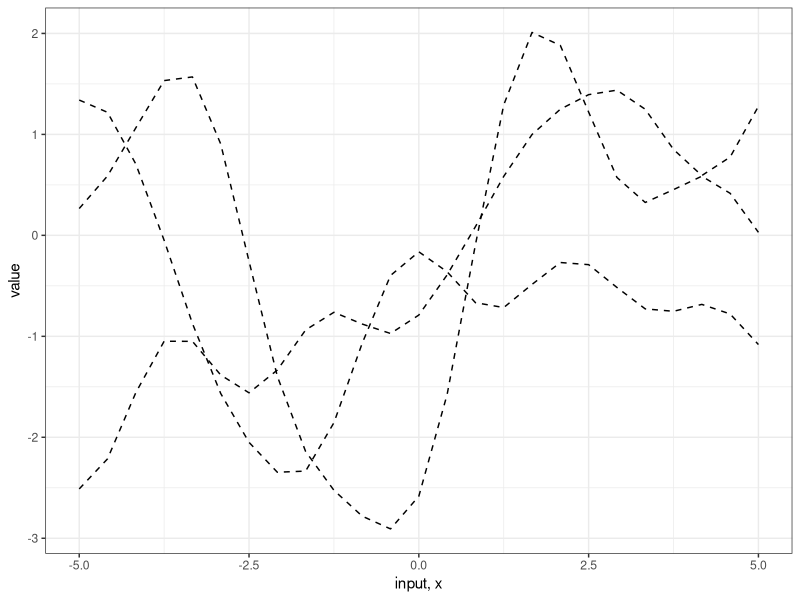
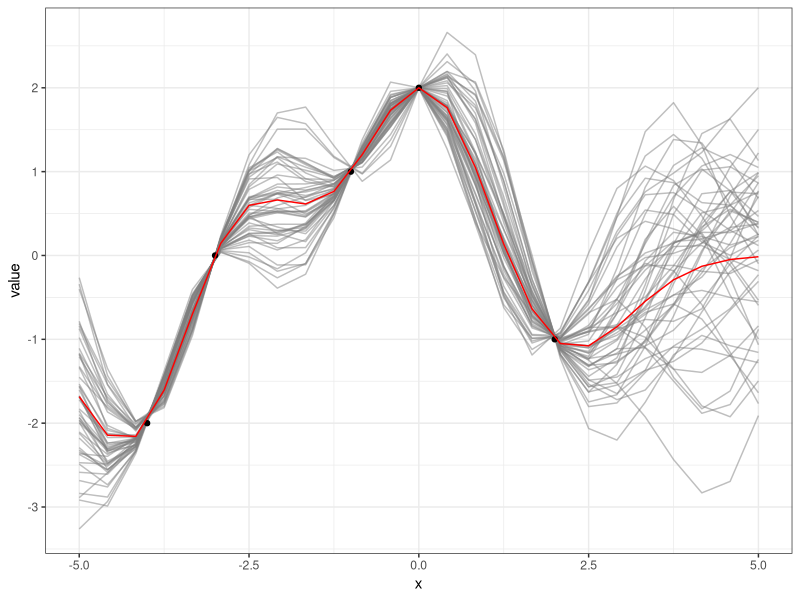
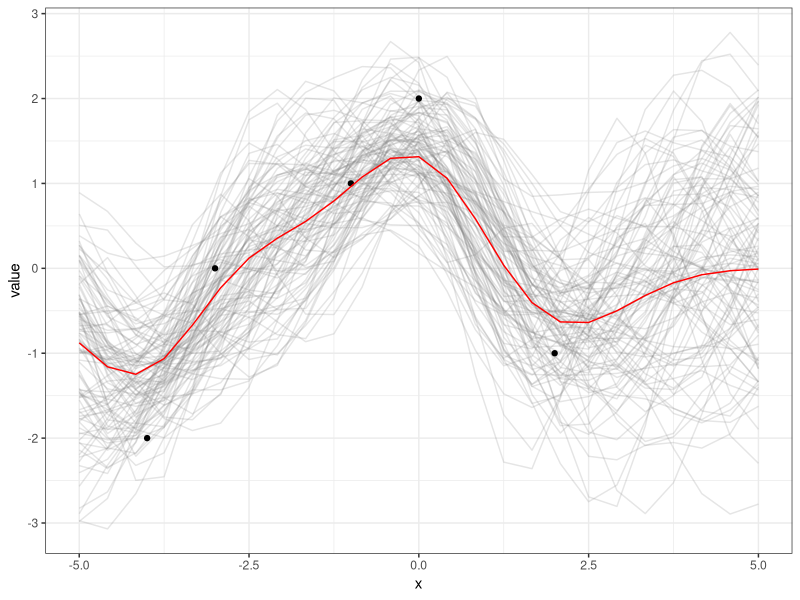
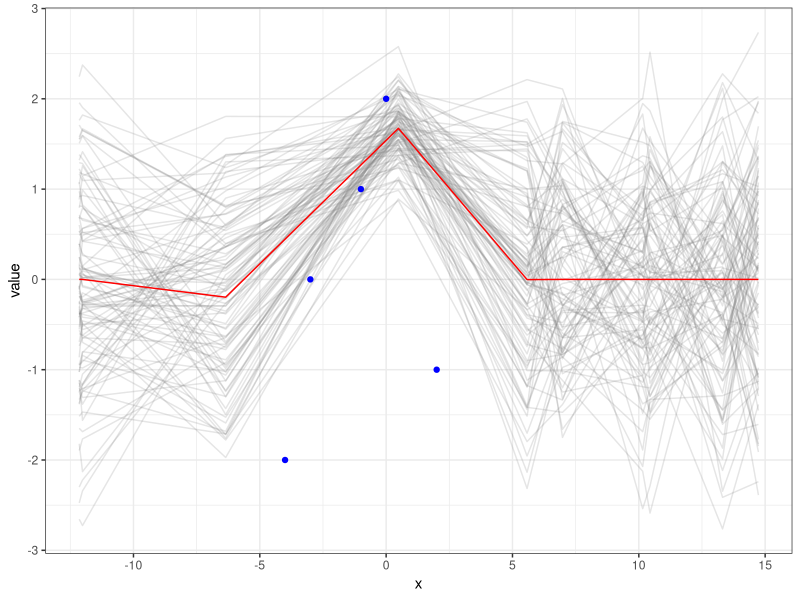
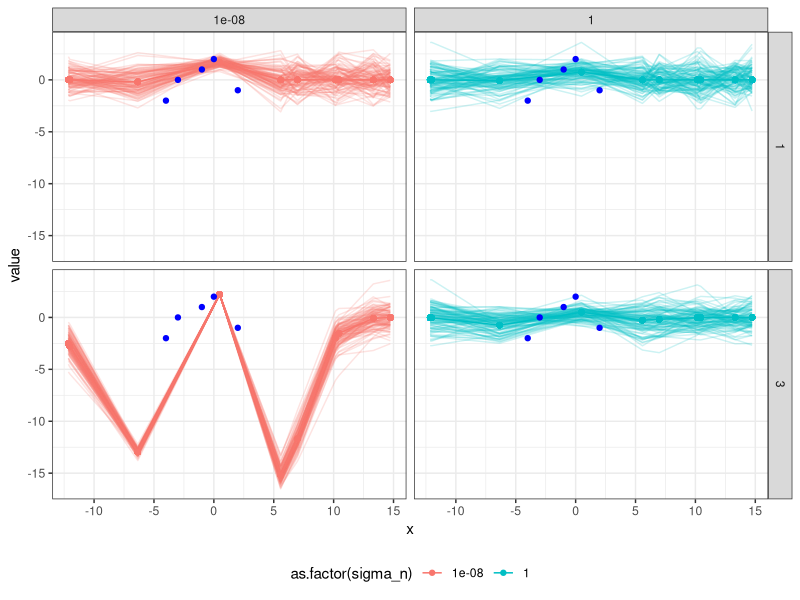

These figures' R source, in order:
## gaussian processes from scratch
## 
## combining some code from
## https://nbviewer.jupyter.org/github/krasserm/bayesian-machine-learning/blob/master/gaussian_processes.ipynb
## and equations from Rasmussen & Williams as reference (see www.GaussianProcess.org/gpml)
## see https://github.com/krasserm/bayesian-machine-learning for repo

rm(list = ls())
library(data.table)
library(magrittr)
library(ggplot2)
theme_set(theme_bw())

###### GP ML -------------------------------------------------------------------
## using Rasmussen & Williams as reference (see www.GaussianProcess.org/gpml)
## also some code from https://gist.github.com/jkeirstead/2312411
## covariance function --> squared exponential (eq. 2.16)
## but here we also add the two hyperparameters, l and sigma_f (length and height)
#' @param X1 matrix (m,d) where d is the number of covariates
#' @param X2 matrix (n,d) 
#' @param l  characteristic length. default = 1
#' @param sigma_f noise var default = 1
#' @description squared exp kernel given by k(x_p, x_q) = sigma_f^2*exp(-1/(2l^2))
calcSigmaMat <- function(X1, X2, l=1, sigma_f = 1){
  Sigma <- matrix(0, nrow = nrow(X1), ncol = nrow(X2))
  for (iR in 1:nrow(X1)){
    for (iC in 1:nrow(X2)){
      sqDist <- X1[iR,] - X2[iC, ]
      sqDist1 <- t(sqDist) %*% sqDist
      Sigma[iR, iC] <- sigma_f^2*exp(-sqDist1/(2*l^2))
    }
  }
  return(Sigma)
}


## generate multinorm samples
sample_mvnorm <- function(n_samples, mu, sigma, x){
  library(data.table)
  library(magrittr)
  
  samples <- MASS::mvrnorm(n_samples, mu, sigma)
  
  ## return as data table
  output <- as.data.table(t(samples)) %>% 
    .[, x := x] %>% 
    .[, mu := mu] %>% 
    melt.data.table(., id.vars = c("x", "mu"))
  return(output)
}


## predictive posterior 
posterior_pred <- function(x_new, x_train, y_train, l=1, sigma_f=1, sigma_n=1e-8){
  
  ## calculate the covariance matrix
  # k <- calcSigmaMat(x_train, x_train, l, sigma_f)
  
  ## now we calculate the various k matrices
  k_xx   <- calcSigmaMat(x_train, x_train, l, sigma_f)
  k_xxs  <- calcSigmaMat(x_train, x_new,   l, sigma_f)
  k_xsx  <- calcSigmaMat(x_new,   x_train, l, sigma_f)
  k_xsxs <- calcSigmaMat(x_new,   x_new,   l, sigma_f)
  
  ## and the matrix inverses
  kInv <- solve(k_xx + sigma_n*diag(nrow(k_xx)))
  predMean <- k_xsx %*% kInv %*% y_train
  predCov <- k_xsxs - k_xsx %*% kInv %*% k_xxs
  
  ## the marginal likelihood
  marginal_llk <- -0.5*t(y_train) %*% kInv %*% y_train - 
    0.5*log(det(k_xx + sigma_n*diag(nrow(k_xx)))) - 
    nrow(x_train)/2*log(2*pi)
  
  output <- list(predMean = predMean, 
                 predCov = predCov,
                 marginal_llk = marginal_llk)
  return(output)
}

## Simple examples -------------------------------------------------------------
## replicate https://gist.github.com/jkeirstead/2312411 but we use the 
## function above to handle multivariate case
nSamples <- 25
sigma_f <- 1
seedVal <- 202003

## generate some initial input data
x.star <- as.matrix(seq(-5, 5, len=nSamples))
covMat <- calcSigmaMat(x.star, x.star)

# Generate a number of functions from the process
set.seed(seedVal)
nFunctionSamples <- 3
priorSamples <- sample_mvnorm(nFunctionSamples, 
                              rep(0, length(x.star)), 
                              covMat, 
                              x.star)

## plot the samples
ggplot(priorSamples, aes(x=x, y=value)) +
  geom_line(aes(group=variable), lty = 2) +
  theme_bw() +
  xlab("input, x")


# 2. Now let's assume that we have some known data points;
# this is the case of Figure 2.2(b). In the book, the notation 'f'
# is used for f$y below.  I've done this to make the ggplot code
# easier later on.
f <- data.table(x=c(-4,-3,-1,0,2),
                y=c(-2,0,1,2,-1))

# Calculate the covariance matrices
# using the same x.star values as above
x <- as.matrix(f$x)
k.xx <- calcSigmaMat(x,x)
k.xxs <- calcSigmaMat(x,x.star)
k.xsx <- calcSigmaMat(x.star,x)
k.xsxs <- calcSigmaMat(x.star,x.star)


## eq 2.22 to 2.24
## the conditional distribution of the new data 
## the noiseless case is a special case where sigma_n = 0
sigma_n <- 0 # the noiseless case
kInv <- solve(k.xx + sigma_n*diag(nrow(k.xx)))
predMean <- k.xsx %*% kInv %*% as.matrix(f$y)
predCov <- k.xsxs - k.xsx %*% kInv %*% k.xxs

## generate samples of the conditional distribution
predSamples <- sample_mvnorm(50, 
                             predMean, 
                             predCov, 
                             x.star)

ggplot() + 
  geom_line(data=predSamples, aes(x=x, y=value, group=variable), 
            colour = "grey50", alpha = 0.5) + 
  geom_point(data=f, aes(x=x, y=y)) +
  geom_line(data=NULL, aes(x=x.star, y=predMean), colour = "red") + 
  theme_bw()


## with noise
sigma_n <- 0.5
kInv <- solve(k.xx + sigma_n*diag(nrow(k.xx)))
predMeanNoise <- k.xsx %*% kInv %*% as.matrix(f$y)
predCovNoise <- k.xsxs - k.xsx %*% kInv %*% k.xxs

## generate samples of the conditional distribution
predSamplesNoise <- sample_mvnorm(100, 
                                  predMeanNoise, 
                                  predCovNoise, 
                                  x.star)

ggplot() + 
  geom_line(data=predSamplesNoise, aes(x=x, y=value, group=variable), 
            colour = "grey50", alpha = 0.2) + 
  geom_point(data=f, aes(x=x, y=y)) +
  geom_line(data=NULL, aes(x=x.star, y=predMeanNoise), colour = "red") + 
  theme_bw()


## Varying Hyperparameters -----------------------------------------------------
seedVal <- 202003
x_train <- matrix(c(-4,-3,-1,0,2), ncol = 1)
y_train <- matrix(c(-2,0,1,2,-1), ncol = 1)
set.seed(seedVal)
x_new <- matrix(runif(10, min = -15, max = 15), ncol = 1)
l <- 1
sigma_f <- 1
sigma_n <- 0

pred_post <- posterior_pred(x_new, x_train, y_train, l, sigma_f, sigma_n)

predSamplesNoise <- sample_mvnorm(100, 
                                  pred_post$predMean, 
                                  pred_post$predCov, 
                                  x_new)

ggplot() + 
  geom_line(data=predSamplesNoise, aes(x=x, y=value, group=variable), 
            colour = "grey50", alpha = 0.2) + 
  geom_line(data=NULL, aes(x=x_new, y=pred_post$predMean), colour = "red") + 
  geom_point(data=NULL, aes(x=x_train, y=y_train), colour = "blue") +
  theme_bw()


## vary sigma_f, l and sigma_n
vec_sigma_f <- c(1)
vec_l <- c(1, 3)
vec_sigma_n <- c(1e-8, 1)

all_output <- list()
all_samples <- list()
i <- 1
for (iSf in vec_sigma_f){
  for (iL in vec_l){
    for (iSn in vec_sigma_n){
      pred_post <- posterior_pred(x_new, x_train, y_train, iL, iSf, iSn)
      pred_samples <- sample_mvnorm(100, 
                                    pred_post$predMean, 
                                    pred_post$predCov, 
                                    x_new) %>% 
        .[, l := iL] %>% 
        .[, sigma_f := iSf] %>% 
        .[, sigma_n := iSn]
      all_output[[i]] <- pred_post
      all_samples[[i]] <- pred_samples
      i <- i + 1
    }
  }
}

allSamplesDf <- rbindlist(all_samples)

ggplot() + 
  geom_line(data=allSamplesDf, 
            aes(x=x, y=value, group=variable, colour = as.factor(sigma_n)),
            alpha = 0.2) +
  geom_point(data=allSamplesDf, aes(x=x, y=mu, colour = as.factor(sigma_n))) +
  geom_line(data=allSamplesDf, aes(x=x, y=mu, colour = as.factor(sigma_n))) + 
  facet_grid(l~sigma_n) + 
  theme(legend.position = "bottom") + 
  geom_point(data=data.frame(x=x_train, y=y_train), aes(x=x, y=y), colour = "blue") 


## add another data point 
seedVal <- 202003
x_train <- matrix(c(-8, -4,-3,-1,0,2,10), ncol = 1)
y_train <- matrix(c(2, -2,0,1,2,-1,3), ncol = 1)
set.seed(seedVal)
x_new <- matrix(runif(10, min = -15, max = 15), ncol = 1)
